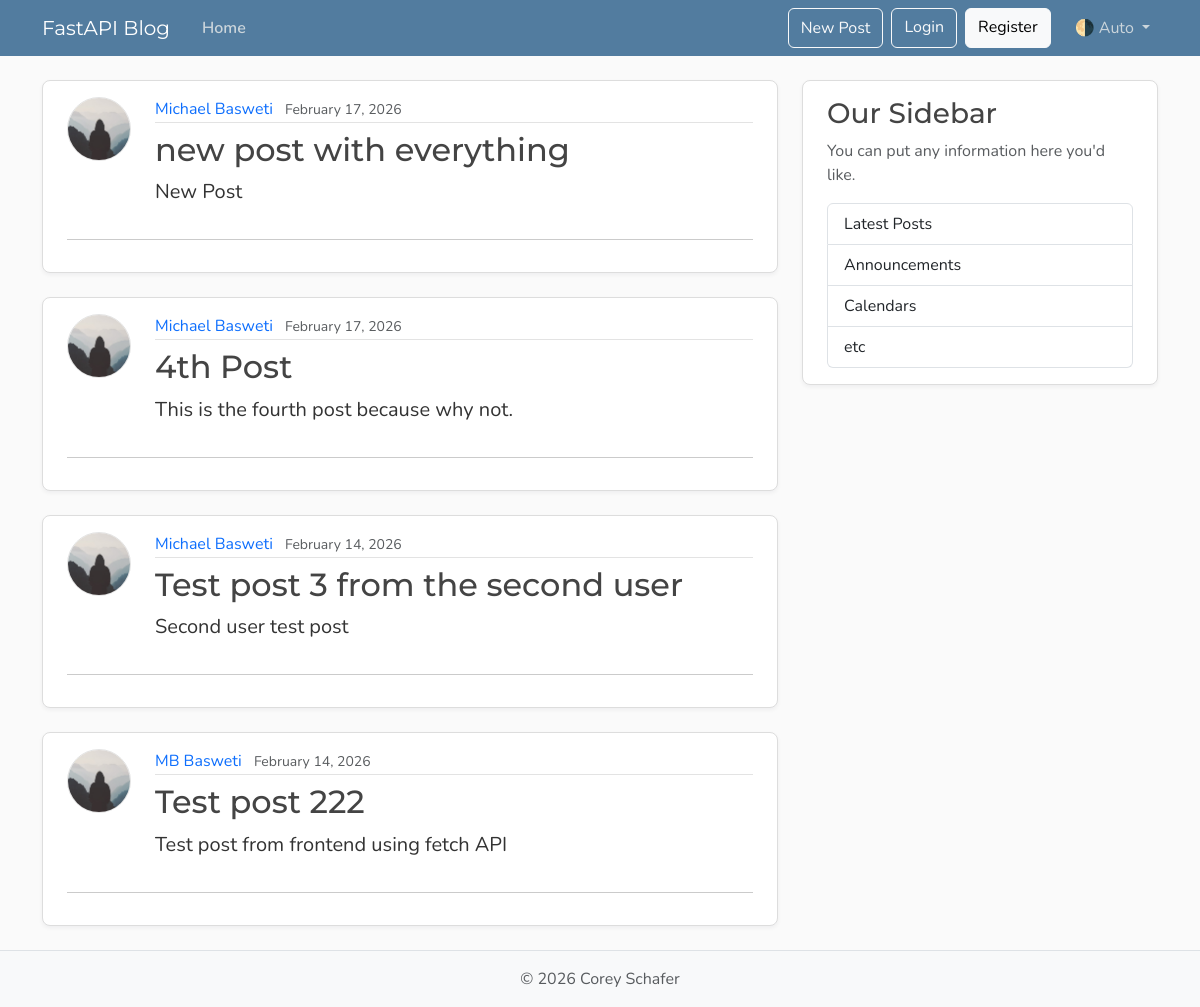
The page /posts on the database its author committed.
### models.py (models this page shows, shortened)
class Post(Base):
    __tablename__ = "posts"
    id: Mapped[int] = mapped_column(Integer, primary_key=True, index=True)
    title: Mapped[str] = mapped_column(String(100), nullable=False)
    content: Mapped[str] = mapped_column(Text, nullable=False)
    user_id: Mapped[int] = mapped_column(
        ForeignKey("users.id"),
        nullable=False,
        index=True,
    )
    date_posted: Mapped[datetime] = mapped_column(
        DateTime(timezone=True),
        default=lambda: datetime.now(UTC),
    )
    author: Mapped[User] = relationship(back_populates="posts")

class User(Base):
    __tablename__ = "users"
    id: Mapped[int] = mapped_column(Integer, primary_key=True, index=True)
    username: Mapped[str] = mapped_column(String(50), unique=True, nullable=False)
    email: Mapped[str] = mapped_column(String(120), unique=True, nullable=False)
    image_file: Mapped[str | None] = mapped_column(
        String(200),
        nullable=True,
        default=None,
    )
    posts: Mapped[list[Post]] = relationship(back_populates="author", cascade="all, delete-orphan")

### routers/pages.py (the view)
@router.get("/", include_in_schema=False, name="home")
@router.get("/posts", include_in_schema=False, name="posts")
async def home(request: Request, db: Annotated[AsyncSession, Depends(get_db)]):
    result = await db.execute(
        select(models.Post).options(selectinload(models.Post.author)).order_by(models.Post.date_posted.desc())
    )
    posts = result.scalars().all()
    return templates.TemplateResponse(
        request,
        "home.html",
        {"posts": posts, "title": "Home"},
    )

### templates/home.html
{% extends "layout.html" %}
{% block content %}
  {% for post in posts %}
    <article class="content-section py-3 px-4 mb-4">
      <div class="d-flex align-items-start gap-4">
        <img class="rounded-circle article-img flex-shrink-0"
             src="{{ post.author.image_path }}"
             alt="{{ post.author.username }}'s profile picture"
             width="64"
             height="64"
             loading="lazy">
        <div class="flex-grow-1">
          <div class="article-metadata mb-2">
            <a class="me-2" href="{{ url_for('user_posts', user_id=post.author.id) }}">{{ post.author.username }}</a>
            <small class="text-body-secondary">{{ post.date_posted.strftime("%B %d, %Y") }}</small>
          </div>
          <h2>
            <a class="article-title" href="{{ url_for('post_page', post_id=post.id) }}">{{ post.title }}</a>
          </h2>
          <p class="article-content">{{ post.content }}</p>
        </div>
      </div>
      <hr>
    </article>
  {% endfor %}
{% endblock content %}

### static/css/main.css (style rules this page uses)
:root { --font-heading: "Montserrat", system-ui, -apple-system, BlinkMacSystemFont, sans-serif; --font-body: "Nunito", system-ui, -apple-system, BlinkMacSystemFont, sans-serif; --color-bg-body: #fafafa; --color-bg-content: #ffffff; --color-text-primary: #333333; --color-text-heading: #444444; --color-steel: #527c9f; --color-nav-link: #cbd5db; --color-nav-link-hover: #ffffff; --color-link-hover: #428bca; --color-border: #dddddd; --color-border-light: #e3e3e3; --spacing-xl: 5rem; --article-img-size: 4rem; --account-img-size: 7.813rem; }
body { font-family: var(--font-body); background: var(--color-bg-body); color: var(--color-text-primary); }
h1, h2, h3, h4, h5, h6 { font-family: var(--font-heading); color: var(--color-text-heading); }
a { text-decoration: none; }
.content-section { background: var(--color-bg-content); border: 1px solid var(--color-border); border-radius: 0.5rem; box-shadow: 0 2px 4px rgba(15, 23, 42, 0.05); transition: box-shadow 0.15s ease, transform 0.15s ease, border-color 0.15s ease; }
.article-title { color: var(--color-text-heading); transition: color 0.2s ease-in-out; }
.article-content { white-space: pre-line; font-size: 1.25rem; }
.article-img { height: var(--article-img-size); width: var(--article-img-size); flex-shrink: 0; object-fit: cover; border: 1px solid var(--color-border-light); box-shadow: 0 0 0 2px var(--color-bg-content); }
.article-metadata { padding-bottom: 0.063rem; border-bottom: 1px solid var(--color-border-light); }
.article-metadata a { transition: color 0.2s ease-in-out; }

### rows shown on the page
Post: author.username "Michael Basweti", date_posted "February 17, 2026", title "new post with everything", content "New Post"
Post: author.username "Michael Basweti", date_posted "February 17, 2026", title "4th Post", content "This is the fourth post because why not."
Post: author.username "Michael Basweti", date_posted "February 14, 2026", title "Test post 3 from the second user", content "Second user test post"
Post: author.username "MB Basweti", date_posted "February 14, 2026", title "Test post 222", content "Test post from frontend using fetch API"
